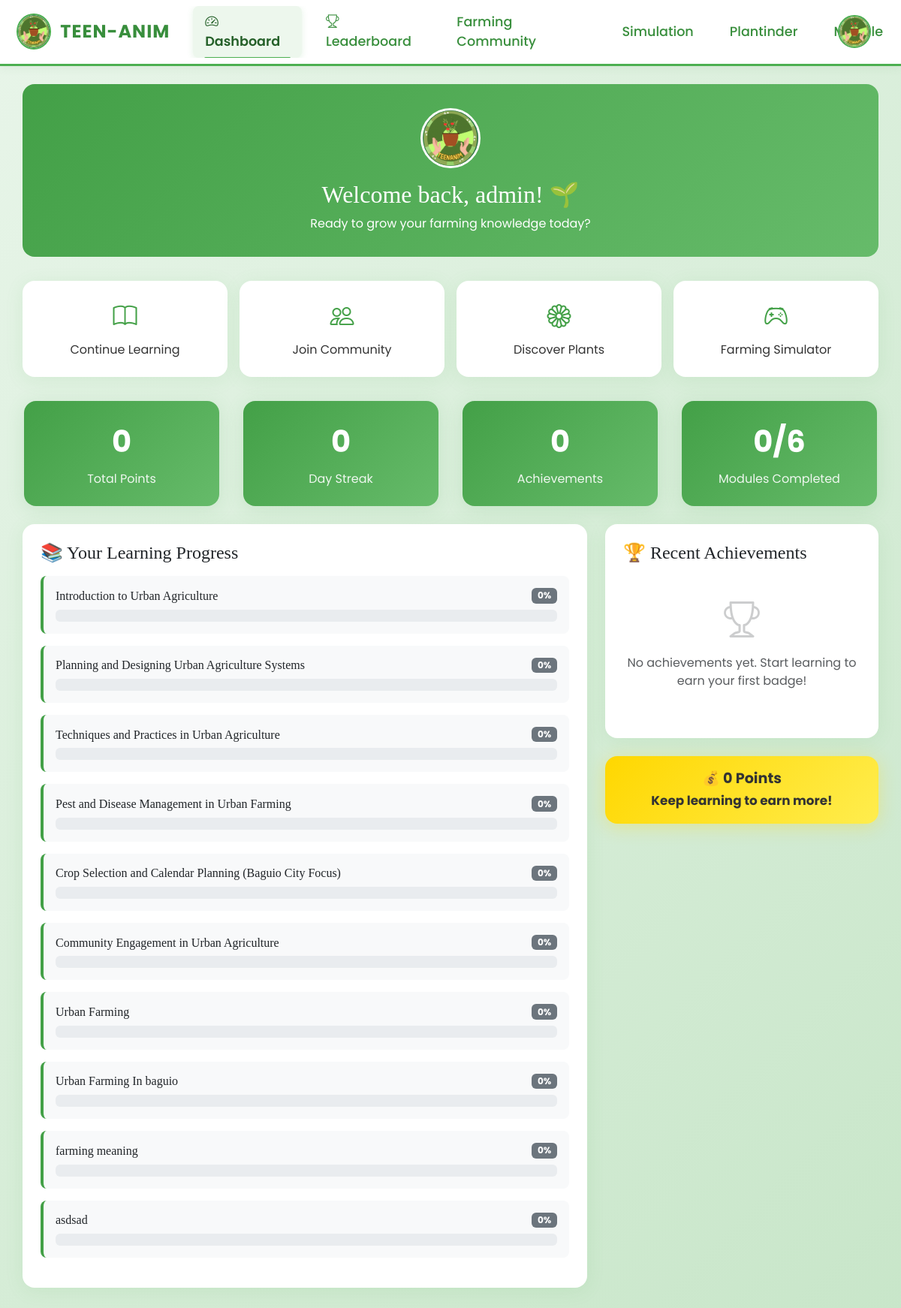
The page /php/dashboard.php (signed in) on the database its author committed.
### tables this page shows
CREATE TABLE `users` (
  `user_id` int(11) NOT NULL,
  `name` varchar(100) NOT NULL,
  `username` varchar(100) NOT NULL,
  `password` varchar(255) NOT NULL,
  `role` enum('student','admin','agriculturist') NOT NULL,
  `date_created` timestamp NOT NULL DEFAULT current_timestamp(),
  `status` varchar(10) DEFAULT 'active',
  `profile_picture` varchar(255) DEFAULT NULL
);

CREATE TABLE `modules` (
  `module_id` int(100) NOT NULL,
  `title` varchar(100) NOT NULL,
  `description` text NOT NULL,
  `category` varchar(100) NOT NULL,
  `type` varchar(100) NOT NULL,
  `content` varchar(255) NOT NULL,
  `image_path` varchar(100) NOT NULL,
  `created_at` timestamp NOT NULL DEFAULT current_timestamp(),
  `updated_at` timestamp NOT NULL DEFAULT current_timestamp()
);

### php/gamification.php (called while the page is built, shortened)
<?php
class GamificationSystem {
    private $conn;
    private $user_id;
    public function __construct($conn, $user_id) {
        $this->conn = $conn;
        $this->user_id = $user_id;
    }
    public function getTotalPoints() {
        $sql = "SELECT COALESCE(SUM(points), 0) as total_points FROM user_points WHERE user_id = ?";
        $stmt = $this->conn->prepare($sql);
        $stmt->bind_param("i", $this->user_id);
        $stmt->execute();
        $result = $stmt->get_result();
        $row = $result ? $result->fetch_assoc() : null;
        return $row ? $row['total_points'] : 0;
    }
    public function getUserAchievements() {
        $sql = "SELECT a.*, ua.earned_at FROM achievements a
                JOIN user_achievements ua ON a.achievement_id = ua.achievement_id
                WHERE ua.user_id = ?
                ORDER BY ua.earned_at DESC";
        $stmt = $this->conn->prepare($sql);
        $stmt->bind_param("i", $this->user_id);
        $stmt->execute();
        return $stmt->get_result();
    }
    public function getUserProgress() {
        $sql = "SELECT m.title, m.module_id, up.completion_percentage, up.completed_at
                FROM modules m
                LEFT JOIN user_progress up ON m.module_id = up.module_id AND up.user_id = ?
                ORDER BY m.module_id";
        $stmt = $this->conn->prepare($sql);
        $stmt->bind_param("i", $this->user_id);
        $stmt->execute();
        return $stmt->get_result();
    }
    public function getStreakInfo() {
        $sql = "SELECT current_streak, longest_streak FROM user_streaks WHERE user_id = ?";
        $stmt = $this->conn->prepare($sql);
        $stmt->bind_param("i", $this->user_id);
        $stmt->execute();
        $result = $stmt->get_result();
        if ($result && $result->num_rows > 0) {
            return $result->fetch_assoc();
        } else {
            return ['current_streak' => 0, 'longest_streak' => 0];
        }
    }
}
?>

### php/dashboard.php (the view, shortened to what this page needs)
<?php
require_once 'connection.php';
require_once 'gamification.php';
$gamification = new GamificationSystem($conn, $_SESSION['user_id']);
$totalPoints = $gamification->getTotalPoints();
$userProgress = $gamification->getUserProgress();
$userAchievements = $gamification->getUserAchievements();
$sql = "SELECT name, username, profile_picture FROM users WHERE user_id = ?";
$stmt = $conn->prepare($sql);
$stmt->bind_param("i", $_SESSION['user_id']);
$stmt->execute();
$result = $stmt->get_result();
$userInfo = $result ? $result->fetch_assoc() : null;
$profilePic = (empty($userInfo['profile_picture']) || $userInfo['profile_picture'] === 'clearteenalogo.png')
    ? '/CAPSTONE-Planting-Simulation/images/clearteenalogo.png'
    : '/CAPSTONE-Planting-Simulation/images/profile_pics/' . $userInfo['profile_picture'];
?>
<!DOCTYPE html>
<html lang="en">
<head>
    <link href="https://cdn.jsdelivr.net/npm/bootstrap@5.3.0/dist/css/bootstrap.min.css" rel="stylesheet">
    <link rel="stylesheet" href="https://cdn.jsdelivr.net/npm/bootstrap-icons@1.10.5/font/bootstrap-icons.css">
    <link rel="stylesheet" href="../css/homepage.css">
</head>
<body>
    <?php include 'navbar.php'; ?>
    <div class="container dashboard-container">
        <div class="welcome-section">
            <img src="<?php echo $profilePic; ?>" alt="Profile" class="profile-pic">
            <h2>Welcome back, <?php echo htmlspecialchars($userInfo['name']); ?>! 🌱</h2>
            <p class="mb-0">Ready to grow your farming knowledge today?</p>
        </div>
        <div class="quick-actions">
            <a href="modulepage.php" class="action-btn">
                <i class="bi bi-book"></i>
                <div>Continue Learning</div>
            </a>
            <a href="Forum/community.php" class="action-btn">
                <i class="bi bi-people"></i>
                <div>Join Community</div>
            </a>
            <a href="plantinder.php" class="action-btn">
                <i class="bi bi-flower1"></i>
                <div>Discover Plants</div>
            </a>
            <a href="simulator.php" class="action-btn">
                <i class="bi bi-controller"></i>
                <div>Farming Simulator</div>
            </a>
        </div>
        <div class="row stats-row">
            <div class="stats-card text-center">
                <div class="stats-number"><?php echo $totalPoints; ?></div>
                <div class="stats-label">Total Points</div>
            </div>
            <div class="stats-card text-center">
                <div class="stats-number"><?php echo $streakInfo['current_streak']; ?></div>
                <div class="stats-label">Day Streak</div>
            </div>
            <div class="stats-card text-center">
                <div class="stats-number"><?php echo $userAchievements->num_rows; ?></div>
                <div class="stats-label">Achievements</div>
            </div>
            <div class="stats-card text-center">
                <?php
                $completedModules = 0;
                $userProgress->data_seek(0);
                ?>
                <div class="stats-number"><?php echo $completedModules; ?>/6</div>
                <div class="stats-label">Modules Completed</div>
            </div>
        </div>
        <div class="row">
            <div class="col-lg-8">
                <div class="progress-card">
                    <h4 class="mb-3">📚 Your Learning Progress</h4>
                    <?php
                    $userProgress->data_seek(0);
                    while ($progress = $userProgress->fetch_assoc()):
                        $percentage = $progress['completion_percentage'] ?? 0;
                        $isCompleted = $percentage == 100;
                    ?>
                    <div class="module-progress <?php echo $isCompleted ? 'completed' : ''; ?>">
                        <div class="d-flex justify-content-between align-items-center mb-2">
                            <h6 class="mb-0"><?php echo htmlspecialchars($progress['title']); ?></h6>
                            <span class="badge <?php echo $isCompleted ? 'bg-success' : 'bg-secondary'; ?>">
                                <?php echo $percentage; ?>%
                            </span>
                        </div>
                        <div class="progress">
                        </div>
                    </div>
                    <?php endwhile; ?>
                </div>
            </div>
            <div class="col-lg-4">
                <div class="progress-card">
                    <h4 class="mb-3">🏆 Recent Achievements</h4>
                    <?php if ($userAchievements->num_rows > 0): ?>
                        <?php
                        $count = 0;
                        while (($achievement = $userAchievements->fetch_assoc()) && $count < 3):
                            $count++;
                        ?>
                        <div class="achievement-card">
                            <div class="achievement-icon">
                                <?php echo $achievement['icon']; ?>
                            </div>
                            <div>
                                <h6 class="mb-1"><?php echo htmlspecialchars($achievement['name']); ?></h6>
                                <small class="text-muted"><?php echo htmlspecialchars($achievement['description']); ?></small>
                                <div class="text-success mt-1">
                                    <i class="bi bi-star-fill"></i> +<?php echo $achievement['points_reward']; ?> points
                                </div>
                            </div>
                        </div>
                        <?php endwhile; ?>
                        <?php if ($userAchievements->num_rows > 3): ?>
                        <div class="text-center mt-3">
                            <a href="achievements.php" class="btn btn-outline-success btn-sm">View All Achievements</a>
                        </div>
                        <?php endif; ?>
                    <?php else: ?>
                        <div class="text-center text-muted py-4">
                            <i class="bi bi-trophy" style="font-size: 3rem; opacity: 0.3;"></i>
                            <p class="mt-2">No achievements yet. Start learning to earn your first badge!</p>
                        </div>
                    <?php endif; ?>
                </div>
                <div class="points-display">
                    <div>💰 <?php echo $totalPoints; ?> Points</div>
                    <small>Keep learning to earn more!</small>
                </div>
            </div>
        </div>
    </div>
</body>
</html>

### css/homepage.css (style rules this page uses)
body, .container-fluid { margin: 0; padding: 0; overflow-x: hidden; font-family: 'Poppins', sans-serif; }
h1, h2, h3, h4, h5, h6, .brand, .navbar-brand { font-family: 'Irish Grover', cursive; }

### php/dashboard.php (style rules this page uses)
body { background: linear-gradient(135deg, #e8f5e9 0%, #c8e6c9 100%); font-family: 'Poppins', sans-serif; }
.dashboard-container { padding: 2rem 0; }
.row.stats-row { display: flex; justify-content: center; align-items: stretch; gap: 2rem; }
.stats-card { flex: 1 1 0; min-width: 220px; max-width: 260px; min-height: 140px; height: 100%; display: flex; flex-direction: column; justify-content: center; align-items: center; box-sizing: border-box; background: linear-gradient(135deg, #43a047 0%, #66bb6a 100%); color: white; border-radius: 1rem; padding: 1.5rem; margin-bottom: 1.5rem; box-shadow: 0 4px 24px rgba(76,175,80,0.15); transition: transform 0.3s ease; }
.stats-number { font-size: 2.5rem; font-weight: 700; margin-bottom: 0.5rem; }
.stats-label { font-size: 1rem; opacity: 0.9; }
.progress-card { background: white; border-radius: 1rem; padding: 1.5rem; margin-bottom: 1.5rem; box-shadow: 0 4px 24px rgba(76,175,80,0.10); }
.module-progress { margin-bottom: 1rem; padding: 1rem; border-radius: 0.5rem; background: #f8f9fa; border-left: 4px solid #43a047; }
.points-display { background: linear-gradient(135deg, #ffd700 0%, #ffed4e 100%); color: #333; border-radius: 1rem; padding: 1rem; text-align: center; font-weight: 700; font-size: 1.2rem; box-shadow: 0 4px 24px rgba(255,215,0,0.3); }
.welcome-section { background: linear-gradient(135deg, #43a047 0%, #66bb6a 100%); color: white; border-radius: 1rem; padding: 2rem; margin-bottom: 2rem; text-align: center; }
.profile-pic { width: 80px; height: 80px; border-radius: 50%; object-fit: cover; border: 3px solid white; margin-bottom: 1rem; }
.quick-actions { display: grid; grid-template-columns: repeat(auto-fit, minmax(200px, 1fr)); gap: 1rem; margin-bottom: 2rem; }
.action-btn { background: white; border: none; border-radius: 1rem; padding: 1.5rem; text-align: center; text-decoration: none; color: #333; transition: all 0.3s ease; box-shadow: 0 4px 24px rgba(76,175,80,0.10); }
.action-btn i { font-size: 2rem; color: #43a047; margin-bottom: 0.5rem; display: block; }

### php/navbar.php (style rules this page uses)
body { padding-top: 80px !important; }

### rows shown on the page
users: name "admin"
modules: title "Introduction to Urban Agriculture", percentage "0"
modules: title "Planning and Designing Urban Agriculture Systems", percentage "0"
modules: title "Techniques and Practices in Urban Agriculture", percentage "0"
modules: title "Pest and Disease Management in Urban Farming", percentage "0"
modules: title "Crop Selection and Calendar Planning (Baguio City Focus)", percentage "0"
modules: title "Community Engagement in Urban Agriculture", percentage "0"
modules: title "Urban Farming", percentage "0"
modules: title "Urban Farming In baguio", percentage "0"
modules: title "farming meaning", percentage "0"
modules: title "asdsad", percentage "0"

### other values the page prints
$totalPoints "0"
$streakInfo['current_streak'] "0"
$userAchievements->num_rows "0"
$completedModules "0"
